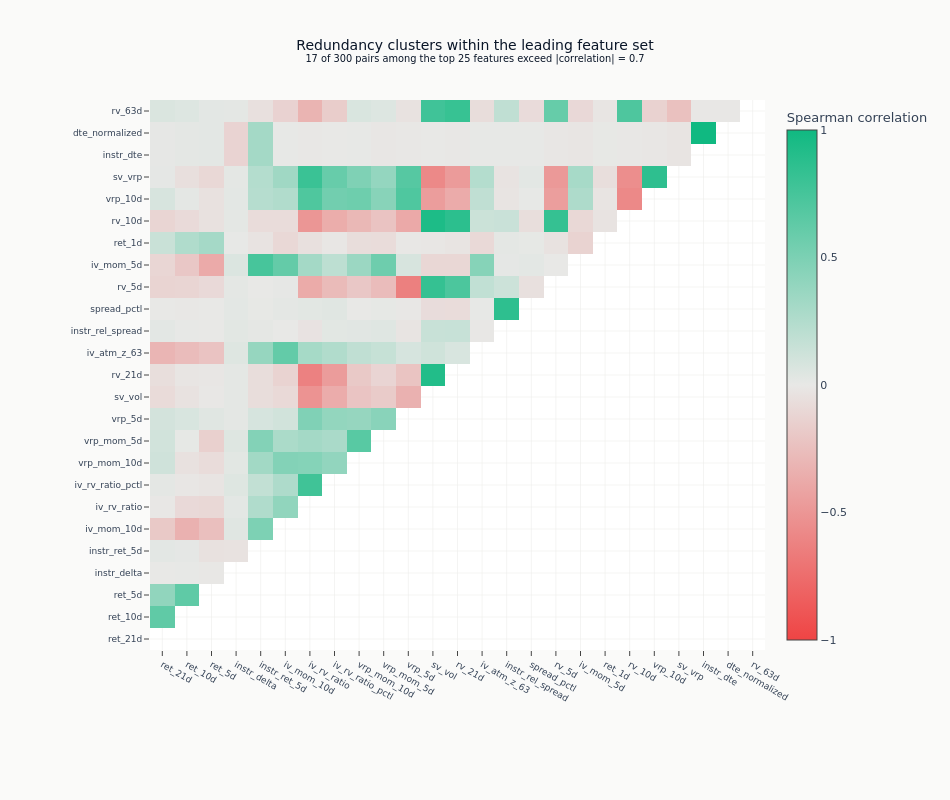

Write notebook code for a chart like this one.
### Code cell
# Diverging colorscale sourced from the ML4T palette (negative -> neutral -> positive)
_div = style.ml4t_diverging()
ml4t_corr_scale = [[0.0, _div[0]], [0.5, _div[1]], [1.0, _div[2]]]
corr_plot_features = eval_summary.head(min(25, len(eval_summary)))["feature"].to_list()
corr_plot = corr_matrix.loc[corr_plot_features, corr_plot_features]
corr_display = corr_plot.mask(np.triu(np.ones(corr_plot.shape, dtype=bool)))
corr_plot_pairs = sum(
    abs(corr_plot.iloc[i, j]) > 0.7
    for i in range(len(corr_plot.columns))
    for j in range(i + 1, len(corr_plot.columns))
)
fig = go.Figure(
    data=go.Heatmap(
        z=corr_display.values,
        x=corr_plot.columns.tolist(),
        y=corr_plot.columns.tolist(),
        colorscale=ml4t_corr_scale,
        zmid=0,
        zmin=-1,
        zmax=1,
        colorbar=dict(title="Spearman correlation"),
    )
)
fig.update_layout(
    title={
        "text": (
            "Redundancy clusters within the leading feature set"
            f"<br><sup>{corr_plot_pairs} of {len(corr_plot_features) * (len(corr_plot_features) - 1) // 2} "
            f"pairs among the top {len(corr_plot_features)} features exceed |correlation| = 0.7</sup>"
        )
    },
    template="ml4t",
    height=800,
    width=950,
    margin=dict(l=150, r=50, t=100, b=150),
)
fig.update_xaxes(tickfont=dict(size=9))
fig.update_yaxes(tickfont=dict(size=9))
fig.show()

### Figure 1 — Plotly figure (JSON) as saved in the notebook; plotly's stock layout.template omitted (floating-point values rounded to 4 significant figures; data arrays with more than 128 entries replaced by an {"elided": "..."} marker saying what was removed)
{"data": [{"colorbar": {"title": {"text": "Spearman correlation"}}, "colorscale": [[0.0, "#ef4444"], [0.5, "#e8e8e6"], [1.0, "#10b981"]], "type": "heatmap", "x": ["ret_21d", "ret_10d", "ret_5d", "instr_delta", "instr_ret_5d", "iv_mom_10d", "iv_rv_ratio", "iv_rv_ratio_pctl", "vrp_mom_10d", "vrp_mom_5d", "vrp_5d", "sv_vol", "rv_21d", "iv_atm_z_63", "instr_rel_spread", "spread_pctl", "rv_5d", "iv_mom_5d", "ret_1d", "rv_10d", "vrp_10d", "sv_vrp", "instr_dte", "dte_normalized", "rv_63d"], "y": ["ret_21d", "ret_10d", "ret_5d", "instr_delta", "instr_ret_5d", "iv_mom_10d", "iv_rv_ratio", "iv_rv_ratio_pctl", "vrp_mom_10d", "vrp_mom_5d", "vrp_5d", "sv_vol", "rv_21d", "iv_atm_z_63", "instr_rel_spread", "spread_pctl", "rv_5d", "iv_mom_5d", "ret_1d", "rv_10d", "vrp_10d", "sv_vrp", "instr_dte", "dte_normalized", "rv_63d"], "z": {"elided": "25x25 float values"}, "zmax": 1, "zmid": 0, "zmin": -1}], "layout": {"height": 800, "margin": {"b": 150, "l": 150, "r": 50, "t": 100}, "title": {"text": "Redundancy clusters within the leading feature set<br><sup>17 of 300 pairs among the top 25 features exceed |correlation| = 0.7</sup>"}, "width": 950, "xaxis": {"tickfont": {"size": 9}}, "yaxis": {"tickfont": {"size": 9}}}}
